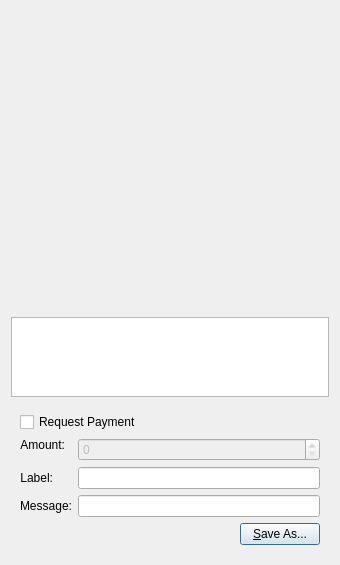
<?xml version="1.0" encoding="UTF-8"?>
<ui version="4.0">
 <class>QRCodeDialog</class>
 <widget class="QDialog" name="QRCodeDialog">
  <property name="geometry">
   <rect>
    <x>0</x>
    <y>0</y>
    <width>340</width>
    <height>565</height>
   </rect>
  </property>
  <property name="windowTitle">
   <string>QR Code Dialog</string>
  </property>
  <layout class="QVBoxLayout" name="verticalLayout_3">
   <item>
    <widget class="QLabel" name="lblQRCode">
     <property name="sizePolicy">
      <sizepolicy hsizetype="Expanding" vsizetype="Expanding">
       <horstretch>0</horstretch>
       <verstretch>0</verstretch>
      </sizepolicy>
     </property>
     <property name="minimumSize">
      <size>
       <width>300</width>
       <height>300</height>
      </size>
     </property>
     <property name="textFormat">
      <enum>Qt::PlainText</enum>
     </property>
     <property name="alignment">
      <set>Qt::AlignCenter</set>
     </property>
     <property name="wordWrap">
      <bool>true</bool>
     </property>
    </widget>
   </item>
   <item>
    <widget class="QPlainTextEdit" name="outUri">
     <property name="sizePolicy">
      <sizepolicy hsizetype="Expanding" vsizetype="Minimum">
       <horstretch>0</horstretch>
       <verstretch>0</verstretch>
      </sizepolicy>
     </property>
     <property name="minimumSize">
      <size>
       <width>0</width>
       <height>50</height>
      </size>
     </property>
     <property name="tabChangesFocus">
      <bool>true</bool>
     </property>
     <property name="textInteractionFlags">
      <set>Qt::TextSelectableByKeyboard|Qt::TextSelectableByMouse</set>
     </property>
    </widget>
   </item>
   <item>
    <widget class="QWidget" name="widget" native="true">
     <layout class="QVBoxLayout" name="verticalLayout_2">
      <item>
       <widget class="QCheckBox" name="chkReqPayment">
        <property name="enabled">
         <bool>true</bool>
        </property>
        <property name="text">
         <string>Request Payment</string>
        </property>
       </widget>
      </item>
      <item>
       <layout class="QFormLayout" name="formLayout">
        <property name="fieldGrowthPolicy">
         <enum>QFormLayout::AllNonFixedFieldsGrow</enum>
        </property>
        <item row="1" column="0">
         <widget class="QLabel" name="lblLabel">
          <property name="text">
           <string>Label:</string>
          </property>
          <property name="textFormat">
           <enum>Qt::PlainText</enum>
          </property>
          <property name="alignment">
           <set>Qt::AlignRight|Qt::AlignTrailing|Qt::AlignVCenter</set>
          </property>
          <property name="buddy">
           <cstring>lnLabel</cstring>
          </property>
         </widget>
        </item>
        <item row="1" column="1">
         <widget class="QLineEdit" name="lnLabel"/>
        </item>
        <item row="2" column="0">
         <widget class="QLabel" name="lblMessage">
          <property name="text">
           <string>Message:</string>
          </property>
          <property name="textFormat">
           <enum>Qt::PlainText</enum>
          </property>
          <property name="alignment">
           <set>Qt::AlignRight|Qt::AlignTrailing|Qt::AlignVCenter</set>
          </property>
          <property name="buddy">
           <cstring>lnMessage</cstring>
          </property>
         </widget>
        </item>
        <item row="2" column="1">
         <widget class="QLineEdit" name="lnMessage"/>
        </item>
        <item row="0" column="0">
         <widget class="QLabel" name="lblAmount">
          <property name="sizePolicy">
           <sizepolicy hsizetype="Preferred" vsizetype="Maximum">
            <horstretch>0</horstretch>
            <verstretch>0</verstretch>
           </sizepolicy>
          </property>
          <property name="text">
           <string>Amount:</string>
          </property>
          <property name="textFormat">
           <enum>Qt::PlainText</enum>
          </property>
          <property name="alignment">
           <set>Qt::AlignRight|Qt::AlignTrailing|Qt::AlignVCenter</set>
          </property>
          <property name="buddy">
           <cstring>lnReqAmount</cstring>
          </property>
         </widget>
        </item>
        <item row="0" column="1">
         <widget class="RoyalEmpireCoinAmountField" name="lnReqAmount">
          <property name="enabled">
           <bool>false</bool>
          </property>
          <property name="minimumSize">
           <size>
            <width>80</width>
            <height>0</height>
           </size>
          </property>
         </widget>
        </item>
       </layout>
      </item>
      <item>
       <layout class="QHBoxLayout" name="horizontalLayout">
        <item>
         <spacer name="horizontalSpacer">
          <property name="orientation">
           <enum>Qt::Horizontal</enum>
          </property>
          <property name="sizeHint" stdset="0">
           <size>
            <width>40</width>
            <height>20</height>
           </size>
          </property>
         </spacer>
        </item>
        <item>
         <widget class="QPushButton" name="btnSaveAs">
          <property name="styleSheet">
           <string notr="true"/>
          </property>
          <property name="text">
           <string>&amp;Save As...</string>
          </property>
         </widget>
        </item>
       </layout>
      </item>
     </layout>
    </widget>
   </item>
  </layout>
 </widget>
 <customwidgets>
  <customwidget>
   <class>RoyalEmpireCoinAmountField</class>
   <extends>QSpinBox</extends>
   <header>royalempirecoinamountfield.h</header>
   <container>1</container>
  </customwidget>
 </customwidgets>
 <resources/>
 <connections>
  <connection>
   <sender>chkReqPayment</sender>
   <signal>clicked(bool)</signal>
   <receiver>lnReqAmount</receiver>
   <slot>setEnabled(bool)</slot>
   <hints>
    <hint type="sourcelabel">
     <x>92</x>
     <y>285</y>
    </hint>
    <hint type="destinationlabel">
     <x>98</x>
     <y>311</y>
    </hint>
   </hints>
  </connection>
 </connections>
</ui>
